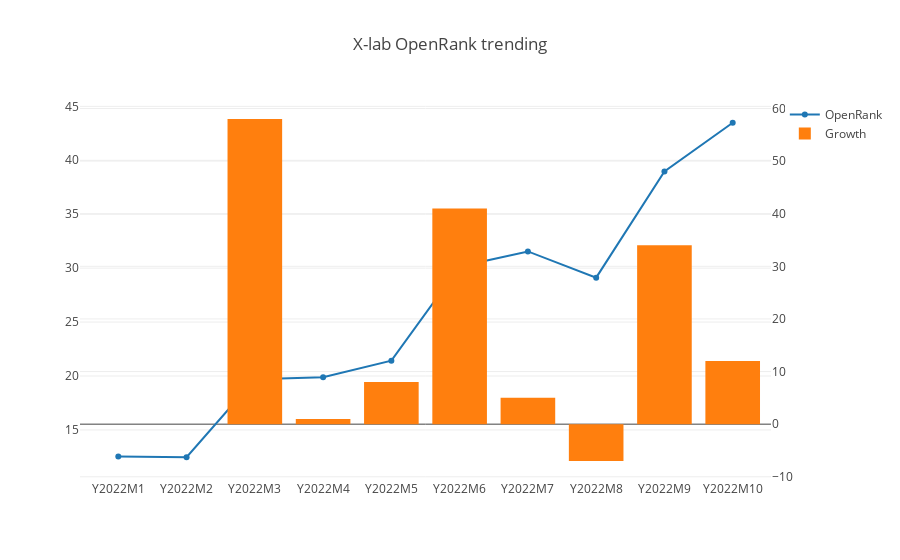

The cell this chart's notebook holds for it:
### Markdown cell above
## Overview

This part is the history OpenRank trending of all projects in X-lab community.

### Code cell
openDigger.index.openrank.getRepoOpenrank({
    repoIds: [288431943, 470364208, 467768946, 461374162, 471252840, 477937218, 428629051, 262909684, 221379769, 259035151, 358757145, 502755745, 508325123, 533339106],
    startYear, startMonth,
    endYear, endMonth, percision: 2,
    groupTimeRange: 'month', limit: -1,
}).then(data => {
    var x = [], v = [], g = []; g.push(0);
    forEveryMonth((y, m, index) => {
        var key = `Y${y}M${m}`;
        x.push(key); v.push(0);
        data.forEach(row => { v[index] += (row.openrank[index] ? row.openrank[index] : 0); row[key] = row.openrank[index] ? row.openrank[index] : 0; });
        if (index > 0) g.push(Math.ceil((v[index]-v[index-1])*100/v[index-1]));
    });
    data.forEach(row => { delete row.openrank; delete row.org; });
    console.table(data);
    openDigger.render.plotly([
        { x, y: v, type: 'scatter', name: 'OpenRank' },
        { x, y: g, type: 'bar', yaxis: 'y2', name: 'Growth'}
    ], {
        title: 'X-lab OpenRank trending',
        yaxis2: { overlaying: 'y', side: 'right' }
    });
    console.log(`2022.7 based growth: ${v.map(i => (i/v[6]).toFixed(2))}`);
    fs.writeFileSync('all_data.json', JSON.stringify(data));
});

### Figure 1 — Plotly figure (JSON) as saved in the notebook; plotly's stock layout.template omitted (floating-point values rounded to 4 significant figures)
{"data": [{"name": "OpenRank", "type": "scatter", "x": ["Y2022M1", "Y2022M2", "Y2022M3", "Y2022M4", "Y2022M5", "Y2022M6", "Y2022M7", "Y2022M8", "Y2022M9", "Y2022M10"], "y": [12.53, 12.47, 19.7, 19.88, 21.42, 30.16, 31.55, 29.12, 38.96, 43.48]}, {"name": "Growth", "type": "bar", "x": ["Y2022M1", "Y2022M2", "Y2022M3", "Y2022M4", "Y2022M5", "Y2022M6", "Y2022M7", "Y2022M8", "Y2022M9", "Y2022M10"], "y": [0, 0, 58, 1, 8, 41, 5, -7, 34, 12], "yaxis": "y2"}], "layout": {"autosize": true, "title": {"text": "X-lab OpenRank trending"}, "xaxis": {"autorange": true, "range": [-0.5369, 9.537], "type": "category"}, "yaxis": {"autorange": true, "range": [9.911, 46.04], "type": "linear"}, "yaxis2": {"autorange": true, "overlaying": "y", "range": [-10.61, 61.61], "side": "right", "type": "linear"}}}
